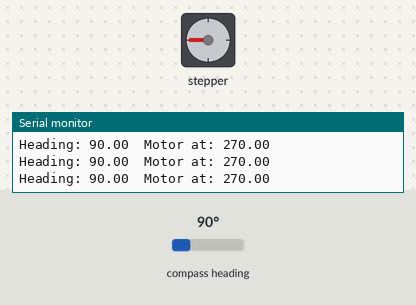
The sketch below on a simulated ESP32-C3. Shown: stepper motor, the last lines printed to the serial monitor. Wiring (inferred from the names in the program): stepper motor driver (200 steps per turn assumed): step GPIO 4; direction GPIO 5. The inputs (shaded band) are chosen by the test bench; at power-on: compass heading 90°.

Above: at 1.2 s.
1.3 s: compass heading set to 7°
At 2.1 s:
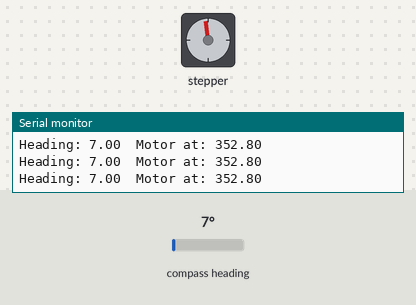
2.9 s: compass heading set to 180°
At 3.9 s:
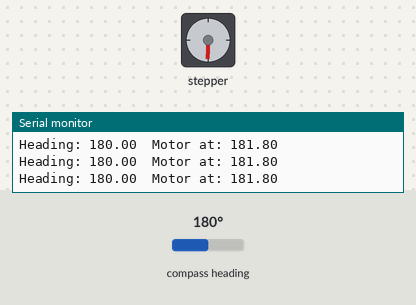
4.6 s: compass heading set to 269°
At 5.1 s:
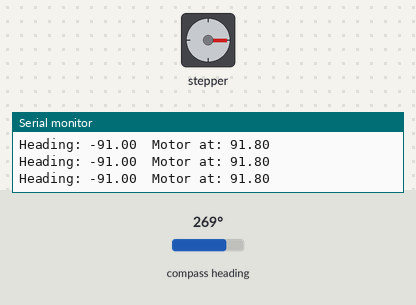
6.2 s: compass heading set to 352°
At 7.4 s:
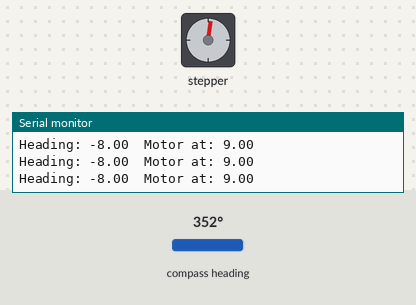
Timing chart, 0 to 8.8 s (numbered marks = the images above; inputs shaded):
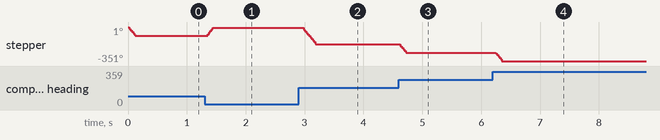

The sketch:

compass_north.ino
```cpp
// ============================================
// Motorized Compass - Always Points North
// ESP32-C3 + GY-271 (QMC5883L) + A4988
// ============================================

#include <Wire.h>
#include <QMC5883LCompass.h>

// --- A4988 Pins ---
#define STEP_PIN  4
#define DIR_PIN   5

// --- I2C Pins (ESP32-C3) ---
#define SDA_PIN   6
#define SCL_PIN   7

// --- Stepper Settings ---
#define STEPS_PER_REV   200   // 1.8 degree stepper = 200 steps/rev
                               // change to 2048 if using 28BYJ-48
#define STEP_DELAY_US   1200  // microseconds between steps (speed)
#define DEADBAND        3     // degrees of tolerance before moving

QMC5883LCompass compass;

// Track current motor position in degrees
float currentAngle = 0.0;

// ============================================
// SETUP
// ============================================
void setup() {
  Serial.begin(115200);

  // Stepper pins
  pinMode(STEP_PIN, OUTPUT);
  pinMode(DIR_PIN, OUTPUT);
  digitalWrite(STEP_PIN, LOW);
  digitalWrite(DIR_PIN, LOW);

  // I2C + Compass
  Wire.begin(SDA_PIN, SCL_PIN);
  compass.init();
  compass.setCalibration(-1500, 1500, -1500, 1500, -1500, 1500); // adjust after calibration

  Serial.println("Motorized Compass Ready");
}

// ============================================
// STEP MOTOR
// ============================================
void stepMotor(int steps, bool clockwise) {
  digitalWrite(DIR_PIN, clockwise ? HIGH : LOW);
  delayMicroseconds(10); // settle direction pin

  for (int i = 0; i < abs(steps); i++) {
    digitalWrite(STEP_PIN, HIGH);
    delayMicroseconds(STEP_DELAY_US);
    digitalWrite(STEP_PIN, LOW);
    delayMicroseconds(STEP_DELAY_US);
  }
}

// ============================================
// SHORTEST PATH ANGLE DIFFERENCE
// Returns -180 to +180
// ============================================
float angleDiff(float target, float current) {
  float diff = target - current;
  while (diff > 180)  diff -= 360;
  while (diff < -180) diff += 360;
  return diff;
}

// ============================================
// DEGREES TO STEPS
// ============================================
int degreesToSteps(float degrees) {
  return (int)((abs(degrees) / 360.0) * STEPS_PER_REV);
}

// ============================================
// MAIN LOOP
// ============================================
void loop() {
  // Read compass
  compass.read();
  float heading = compass.getAzimuth(); // 0-360 degrees, 0 = North

  Serial.print("Heading: ");
  Serial.print(heading);
  Serial.print("  Motor at: ");
  Serial.println(currentAngle);

  // To point North, motor needs to CANCEL OUT current heading
  // If facing 90deg (East), motor rotates -90deg to compensate
  float targetAngle = 360.0 - heading;
  if (targetAngle >= 360.0) targetAngle -= 360.0;

  // How far does the motor need to move?
  float error = angleDiff(targetAngle, currentAngle);

  // Only move if outside deadband
  if (abs(error) > DEADBAND) {
    int steps = degreesToSteps(error);
    bool clockwise = (error > 0);

    stepMotor(steps, clockwise);

    // Update tracked position
    currentAngle += (clockwise ? 1 : -1) * (steps * 360.0 / STEPS_PER_REV);
    while (currentAngle >= 360) currentAngle -= 360;
    while (currentAngle < 0)   currentAngle += 360;
  }

  delay(100); // read compass 10x per second
}
```

Measured:
- after the input at 1.3 s, stepper: turns 83° clockwise in 0.11 s, starting at once
- after the input at 2.9 s, stepper: turns 171° counter-clockwise in 0.23 s, starting after 0.06 s
- after the input at 4.6 s, stepper: turns 90° counter-clockwise in 0.12 s, starting at once
- after the input at 6.2 s, stepper: turns 83° counter-clockwise in 0.11 s, starting at once
- by itself, stepper: turns 90° counter-clockwise in 0.10 s
